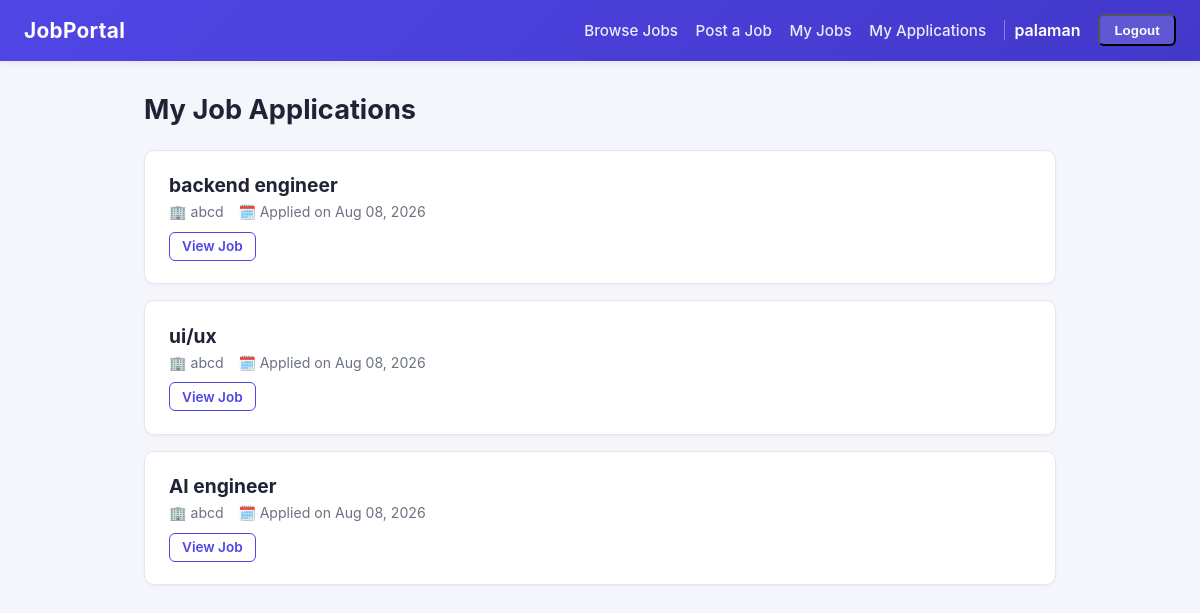
The page /job/my-applications/ (signed in) on the database its author committed.
### accounts/models.py (models this page shows, shortened)
class CustomUser(AbstractUser):
    ROLL_CHOICES = [
        ('jobseeker', 'Job Seeker'),
        ('employer', 'Employer'),
    ]
    roll = models.CharField(max_length=20, choices=ROLL_CHOICES, default='jobseeker')

### job/models.py (models this page shows, shortened)
class Application(models.Model):
    job = models.ForeignKey(Job, on_delete=models.CASCADE)
    applicant = models.ForeignKey(settings.AUTH_USER_MODEL, on_delete=models.CASCADE)
    date_applied = models.DateTimeField(auto_now_add=True)
    class Meta:
        unique_together = ('job', 'applicant')

class Job(models.Model):
    title = models.CharField(max_length=100)
    company_name = models.CharField(max_length=100)
    description = models.TextField(max_length=2000)
    location = models.CharField(max_length=100)
    salary = models.DecimalField(max_digits=10, decimal_places=2)
    posted_by = models.ForeignKey(settings.AUTH_USER_MODEL, on_delete=models.CASCADE)
    date_posted = models.DateTimeField(auto_now_add=True)
    class Meta:
        ordering = ['-date_posted']

### job/views.py (the view)
class MyApplicationListView(LoginRequiredMixin, ListView):
    model = Application
    template_name = "my_application_list.html"

### job/templates/my_application_list.html (shortened to what this page needs)
{% extends "base.html" %}
{% block content %}
<div class="page-header">
    <h1>My Job Applications</h1>
</div>
{% if object_list %}
    {% for application in object_list %}
        <div class="card job-card">
            <h2>{{ application.job.title }}</h2>
            <div class="job-meta">
                <span>🏢 {{ application.job.company_name }}</span>
                <span>🗓️ Applied on {{ application.date_applied|date:"M d, Y" }}</span>
            </div>
            <a class="btn btn-outline btn-sm" href="{% url 'job_detail' application.job.pk %}">View Job</a>
        </div>
    {% endfor %}
{% else %}
    <div class="card empty-state">
        <p>You have not applied for any jobs yet.</p>
        <a class="btn btn-primary" href="{% url 'job_list' %}">Browse Jobs</a>
    </div>
{% endif %}
{% endblock %}

### templates/base.html (shortened to what this page needs)
<!DOCTYPE html>
<html lang="en">
<head>
</head>
<body>
    <nav class="navbar">
        <a class="brand" href="{% url 'job_list' %}">JobPortal</a>
        <div class="nav-links">
            <a href="{% url 'job_list' %}">Browse Jobs</a>
            {% if user.is_authenticated %}
                <a href="{% url 'job_create' %}">Post a Job</a>
                <a href="{% url 'my_jobs' %}">My Jobs</a>
                <a href="{% url 'my_applications' %}">My Applications</a>
                <span class="nav-user">{{ user.username }}</span>
                <form method="post" action="{% url 'logout' %}" style="display:inline;">
                <button type="submit" class="btn-logout">Logout</button>
                </form>
            {% else %}
                <a href="{% url 'login' %}">Login</a>
                <a class="btn-signup" href="{% url 'signup' %}">Sign Up</a>
            {% endif %}
        </div>
    </nav>
    <div class="container">
        {% block content %}{% endblock %}
    </div>
</body>
</html>

### templates/base.html (style rules this page uses)
:root { --primary: #4f46e5; --primary-dark: #4338ca; --bg: #f5f6fb; --card: #ffffff; --text: #1f2333; --muted: #6b7280; --border: #e5e7eb; --danger: #dc2626; --danger-dark: #b91c1c; --success-bg: #ecfdf5; --success-text: #047857; }
* { box-sizing: border-box; }
body { margin: 0; font-family: -apple-system, BlinkMacSystemFont, "Segoe UI", Roboto, Helvetica, Arial, sans-serif; background: var(--bg); color: var(--text); min-height: 100vh; }
a { color: var(--primary); text-decoration: none; }
.navbar { background: linear-gradient(135deg, var(--primary), var(--primary-dark)); padding: 0.9rem 1.5rem; display: flex; align-items: center; justify-content: space-between; flex-wrap: wrap; gap: 0.75rem; box-shadow: 0 2px 8px rgba(0,0,0,0.08); }
.navbar .brand { color: #fff; font-size: 1.3rem; font-weight: 700; letter-spacing: 0.3px; }
.nav-links { display: flex; align-items: center; gap: 1.1rem; flex-wrap: wrap; }
.nav-links a { color: rgba(255,255,255,0.9); font-weight: 500; font-size: 0.95rem; }
.nav-links .nav-user { color: #fff; font-weight: 600; padding-left: 0.6rem; border-left: 1px solid rgba(255,255,255,0.35); }
.nav-links .btn-logout { background: rgba(255,255,255,0.15); padding: 0.4rem 0.9rem; border-radius: 6px; color: #fff; font-weight: 600; }
.container { max-width: 960px; margin: 0 auto; padding: 2rem 1.5rem 3rem; }
.page-header { display: flex; align-items: center; justify-content: space-between; flex-wrap: wrap; gap: 1rem; margin-bottom: 1.5rem; }
.page-header h1 { margin: 0; font-size: 1.7rem; }
.btn { display: inline-block; padding: 0.55rem 1.1rem; border-radius: 6px; font-weight: 600; font-size: 0.92rem; border: none; cursor: pointer; text-decoration: none; }
.btn-outline { background: #fff; color: var(--primary); border: 1px solid var(--primary); }
.btn-sm { padding: 0.35rem 0.75rem; font-size: 0.85rem; }
.card { background: var(--card); border: 1px solid var(--border); border-radius: 10px; padding: 1.4rem 1.5rem; margin-bottom: 1rem; box-shadow: 0 1px 3px rgba(0,0,0,0.04); }
.job-card h2 { margin: 0 0 0.4rem; font-size: 1.2rem; }
.job-meta { display: flex; flex-wrap: wrap; gap: 0.9rem; color: var(--muted); font-size: 0.88rem; margin: 0.4rem 0 0.7rem; }
.job-meta span { display: flex; align-items: center; gap: 0.3rem; }

### rows shown on the page
CustomUser: username "palaman"
Application: job "backend engineer", job.company_name "abcd", date_applied "Aug 08, 2026"
Application: job "ui/ux", job.company_name "abcd", date_applied "Aug 08, 2026"
Application: job "AI engineer", job.company_name "abcd", date_applied "Aug 08, 2026"
